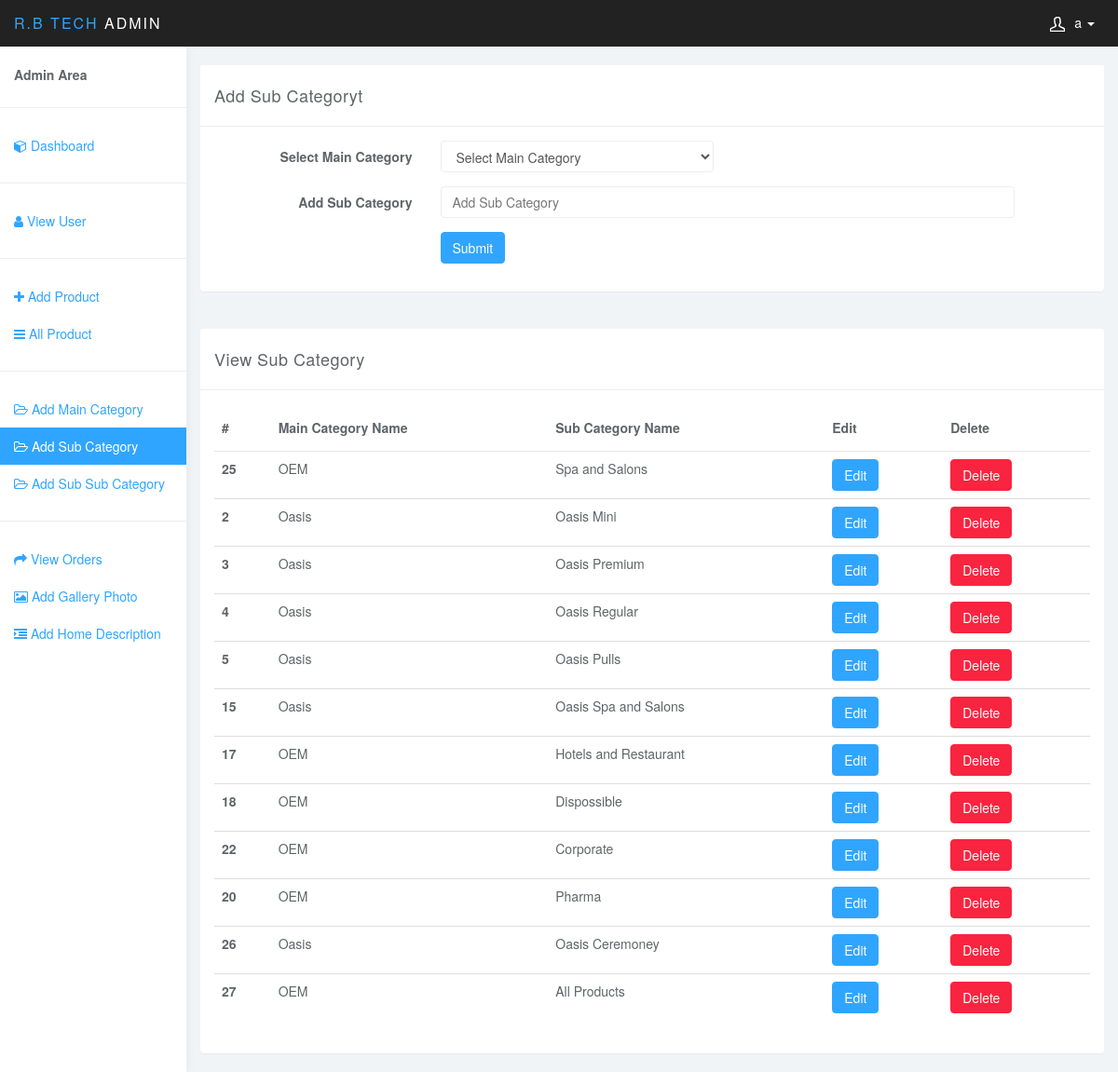
Page /rbtech/admin/add-sub-category.php (signed in) on the committed database.
### tables this page shows
CREATE TABLE IF NOT EXISTS `sub_category` (
  `id` int(10) NOT NULL auto_increment,
  `main_category_id` int(10) NOT NULL,
  `sub_category_name` varchar(1000) NOT NULL,
  PRIMARY KEY  (`id`)
);

CREATE TABLE IF NOT EXISTS `main_category` (
  `id` int(10) NOT NULL auto_increment,
  `main_category_name` varchar(1000) NOT NULL,
  PRIMARY KEY  (`id`)
);

### rbtech/admin/add-sub-category.php (the view, shortened to what this page needs)
    <!DOCTYPE html>
    <html>
    <head>
        <?php include "design.php"; ?>
    </head>
<body>
<nav class="navbar navbar-inverse navbar-fixed-top" role="navigation">
    <div class="container-fluid">
        <div class="navbar-header">
            <a class="navbar-brand" href="#"><span>Lumino</span>Admin</a>
            <ul class="user-menu">
                <li class="dropdown pull-right">
                    <a href="#" class="dropdown-toggle" data-toggle="dropdown"><svg class="glyph stroked male-user"><use xlink:href="#stroked-male-user"></use></svg><?php echo $_SESSION['username'];
                        ?> <span class="caret"></span></a>
                </li>
            </ul>
        </div>
    </div>
</nav>
<?php include "sidebar.php"; ?>
<div class="col-sm-9 col-sm-offset-3 col-lg-10 col-lg-offset-2 main">
    <div class="row">
        <div class="col-lg-12">
            <br>
        </div>
    </div>
    <div class="row">
        <div class="col-lg-12">
            <div class="panel panel-default">
                <div class="panel-heading">Add Sub Categoryt</div>
                <div class="panel-body">
                    <div class="row">
                        <div class="col-sm-12">
                            <form class="form-horizontal" action="" method="post" enctype="multipart/form-data">
                                <fieldset>
                                    <div class="form-group">
                                        <label class="col-md-3 control-label">Select Main Category</label>
                                        <div class="col-md-4">
                                            <select name="main_category_name" id="category-group" class="form-control selecter">
                                                <option selected='selected' disabled='disabled' class='form-control selected'>Select Main Category</option>
                                            </select>
                                        </div>
                                    </div>
                                    <div class="form-group">
                                        <label class="col-md-3 control-label">Add Sub Category</label>
                                        <div class="col-md-8">
                                            <input id="pname" name="sub_category" placeholder="Add Sub Category"
                                                   class="form-control input-md" required="" type="text">
                                        </div>
                                    </div>
                                    <div class="form-group">
                                        <label class="col-md-3 control-label"></label>
                                        <div class="col-md-8"><input type="submit" class="btn btn-primary" name="submitsubcategory" id="submit"
                                                                     value="Submit"></div>
                                    </div>
                                </fieldset>
                            </form>
                        </div>
                    </div>
                </div>
            </div>
        </div>
    </div>
</div>
<div class="col-sm-9 col-sm-offset-3 col-lg-10 col-lg-offset-2 main">
    <div class="row">
        <div class="col-lg-12">
            <br>
        </div>
    </div>
    <div class="row">
        <div class="col-lg-12">
            <div class="panel panel-default">
                <div class="panel-heading">View Sub Category</div>
                <div class="panel-body">
                    <div class="row">
                        <div class="col-sm-12">
                            <table class="table">
                                <thead class="thead-inverse">
                                <tr>
                                    <th>#</th>
                                    <th>Main Category Name</th>
                                    <th>Sub Category Name</th>
                                    <th>Edit</th>
                                    <th>Delete</th>
                                </tr>
                                </thead>
                                <tbody>
                                <?php
                                include "../connect.php";
                                $res = mysqli_query($link,"select * from sub_category");
                                while ($row = mysqli_fetch_array($res))
                                {
                                    $id=$row["id"];
                                    $main_category_id=$row['main_category_id'];
                                    $subcategoryname=$row["sub_category_name"];
                                    ?>
                                    <tr>
                                        <th scope="row"><?php echo $id; ?></th>
                                        <td><?php $res1=mysqli_query($link,"select * from main_category where id='$main_category_id'");
                                            while ($row1 = mysqli_fetch_array($res1))
                                            {
                                                echo $row1['main_category_name'];
                                            }
                                            ?></td>
                                        <td><?php echo $subcategoryname; ?></td>
                                        <td><a href="edit-sub-category.php?id=<?php echo $id; ?>" class="btn btn-primary">Edit</a></td>
                                        <td><a href="del-sub-category.php?id=<?php echo $id; ?>" class="btn btn-danger">Delete</a></td>
                                    </tr>
                                <?php } ?>
                                </tbody>
                            </table>
                        </div>
                    </div>
                </div>
            </div>
        </div>
    </div>
</div>
<?php include "footer.php"; ?>

### rbtech/admin/css/styles.css (style rules this page uses)
body { background: #f1f4f7; padding-top: 50px; color: #5f6468; }
a, a:hover, a:focus { color: #30a5ff; }
.form-control { border: 1px solid #eee; box-shadow: none; }
.navbar-header .navbar-brand { color: #fff; font-size: 16px; text-transform: uppercase; font-weight: 500; letter-spacing: 2px; }
.navbar-header .navbar-brand span { color: #30a5ff; }
.btn-primary, .btn-primary:hover, .btn-primary:focus, .btn-primary:active, .btn-primary.active, .open > .dropdown-toggle.btn-primary, .btn-primary.disabled, .btn-primary[disabled], fieldset[disabled] .btn-primary, .btn-primary.disabled:hover, .btn-primary[disabled]:hover, fieldset[disabled] .btn-primary:hover, .btn-primary.disabled:focus, .btn-primary[disabled]:focus, fieldset[disabled] .btn-primary:focus, .btn-primary.disabled:active, .btn-primary[disabled]:active, fieldset[disabled] .btn-primary:active, .btn-primary.disabled.active, .btn-primary[disabled].active, fieldset[disabled] .btn-primary.active { background-color: #30a5ff; border-color: #30a5ff; }
.btn-danger, .btn-danger:hover, .btn-danger:focus, .btn-danger:active, .btn-danger.active, .open > .dropdown-toggle.btn-danger, .btn-danger.disabled, .btn-danger[disabled], fieldset[disabled] .btn-danger, .btn-danger.disabled:hover, .btn-danger[disabled]:hover, fieldset[disabled] .btn-danger:hover, .btn-danger.disabled:focus, .btn-danger[disabled]:focus, fieldset[disabled] .btn-danger:focus, .btn-danger.disabled:active, .btn-danger[disabled]:active, fieldset[disabled] .btn-danger:active, .btn-danger.disabled.active, .btn-danger[disabled].active, fieldset[disabled] .btn-danger.active { background-color: #f9243f; border-color: #f9243f; }
.panel { border: 0; }
.panel-heading { font-size: 18px; font-weight: 300; letter-spacing: 0.025em; height: 66px; line-height: 45px; }
.panel-default .panel-heading { background: #fff; border-bottom: 1px solid #eee; color: #5f6468; }
.navbar { border: 0; }
.user-menu { display: inline-block; margin-top: 14px; margin-right: 10px; float: right; list-style: none; padding: 0; }
.user-menu a { color: #fff; }
@media (min-width: 768px) { .navbar-header { width: 100%; } }
.table { background: #fff; }
.table>thead>tr>th { border-bottom: 1px solid #e6e7e8; vertical-align: middle; height: 50px; }

### rows in the picture
sub_category: id "25", sub_category_name "Spa and Salons"
main_category: main_category_name "OEM"
sub_category: id "2", sub_category_name "Oasis Mini"
main_category: main_category_name "Oasis"
sub_category: id "3", sub_category_name "Oasis Premium"
sub_category: id "4", sub_category_name "Oasis Regular"
sub_category: id "5", sub_category_name "Oasis Pulls"
sub_category: id "15", sub_category_name "Oasis Spa and Salons"
sub_category: id "17", sub_category_name "Hotels and Restaurant"
sub_category: id "18", sub_category_name "Dispossible"
sub_category: id "22", sub_category_name "Corporate"
sub_category: id "20", sub_category_name "Pharma"
sub_category: id "26", sub_category_name "Oasis Ceremoney"
sub_category: id "27", sub_category_name "All Products"

### other values in the picture
$_SESSION['username'] "a"
